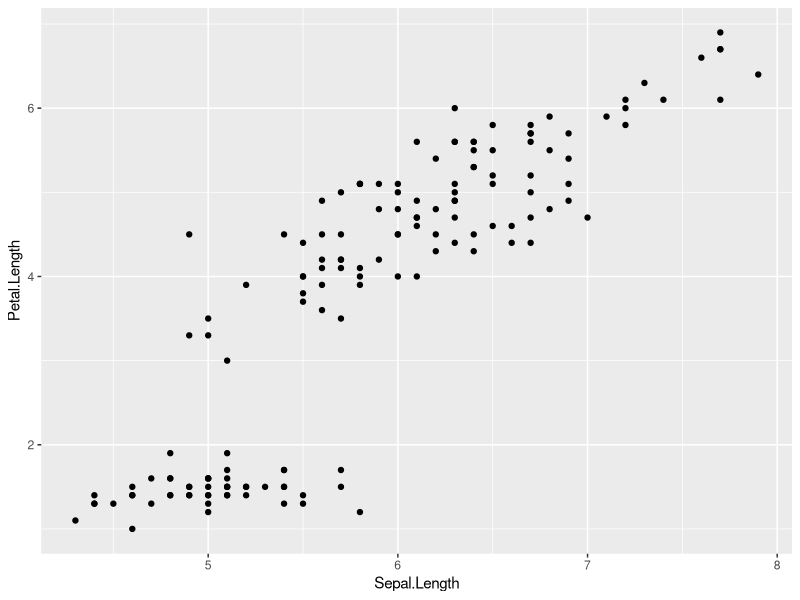
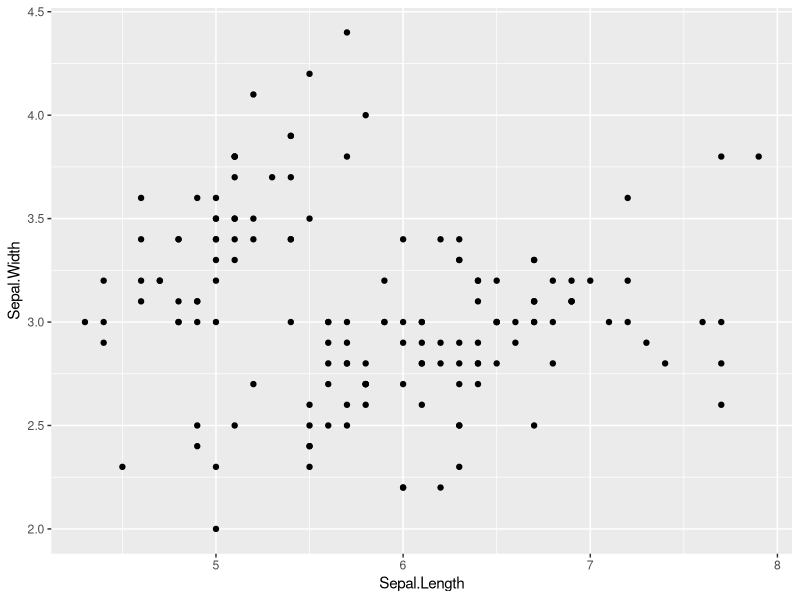

The R source for these figures, in order:
## ---- chunk 1
data("iris")
summary(iris)
## ---- chunk 2
library(ggplot2)
ggplot(iris, aes(x = Sepal.Length, y = Petal.Length)) + geom_point()
## ---- chunk 3
ggplot(iris, aes(x = Sepal.Length, y = Sepal.Width)) + geom_point()
## ---- chunk 4
library(knitr)
knitr::kable(head(iris), "simple",  caption = "Table with caption")
